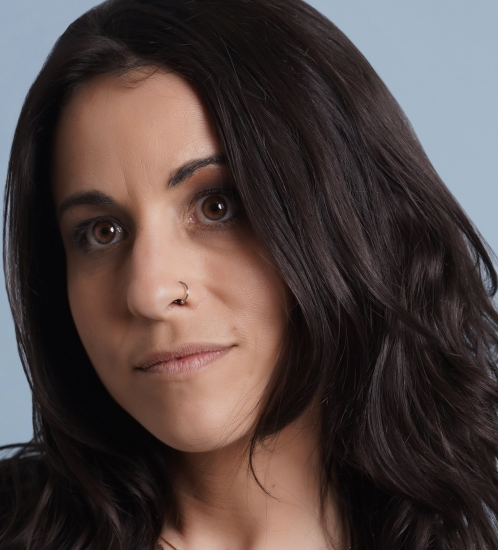
#> input picture demo/base.jpg, 996 x 1100 px, found by its file name (shown at 1/2 size)
$ python make_wide_retakes.py
#> lines starting #> are read from the running program, lines starting #| are printed output that depends on the picture
"""Pre-generate retakes with jitter scaled to the MEASURED real handheld range (README table), so the study can be rerun the moment API credits arrive.
Images only, no API. Output (local, git-ignored): demo_wide/. Shift up to 24% of width is impossible with a tight face crop, so shift is capped by the margin
(set MARGIN to the share of extra background around the face); zoom 0-15%, rotation +-5 deg, brightness +-8%."""
import glob, random, sys, os, numpy as np
from PIL import Image, ImageEnhance
os.makedirs('demo_wide', exist_ok=True)
for src in ['demo/base.jpg', 'demo/face1.jpg', 'demo/face10.jpg', 'demo/face21.jpg', 'demo/face28.jpg']:
    base = Image.open(src).convert('RGB'); W, H = base.size; tag = os.path.basename(src).split('.')[0]
#> further down, base is the input picture: PIL image 996x1100 RGB; mean R, G, B 80.2, 67, 64.7
#> after `W, H = base.size`: W = 996; H = 1100
    for i in range(6):
        r = random.Random(sum(map(ord, tag)) * 100 + i); s = 1 + r.uniform(0, .15); rot = r.uniform(-5, 5)
        im = base.rotate(rot, resample=Image.BICUBIC, expand=False, fillcolor=(128, 128, 128)); w, h = int(W / s), int(H / s)
        x = r.randint(0, W - w); y = r.randint(0, H - h); im = im.crop((x, y, x + w, y + h)).resize((W, H), Image.LANCZOS)
        im = ImageEnhance.Brightness(im).enhance(1 + r.uniform(-.08, .08))
        a = np.asarray(im).astype(np.float32) + np.random.RandomState(i).normal(0, 1.5, (H, W, 3)); Image.fromarray(np.clip(a, 0, 255).astype(np.uint8)).save(f'demo_wide/{tag}_wide_{i}.jpg', quality=88)
#> this loop made 6 passes
#> pass 1, `im = base.rotate(rot, resample=Image.BICUBIC, expand=False, fillcolor=`:
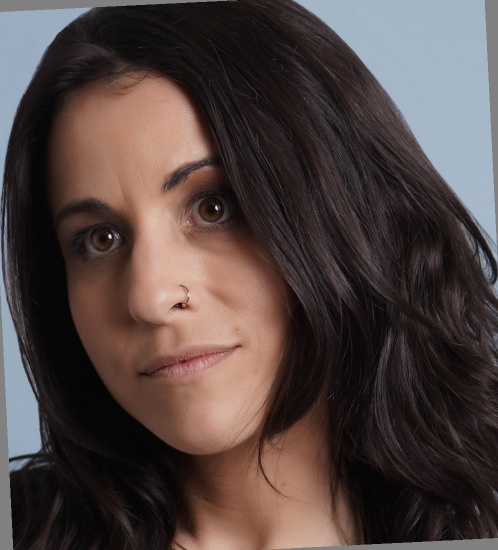
#> im: PIL image 996x1100 RGB (shown at 1/2 size); mean R, G, B 80.3, 67.1, 64.6
#> pass 1, `im = im.crop((x, y, x + w, y + h)).resize((W, H), Image.LANCZOS)`:
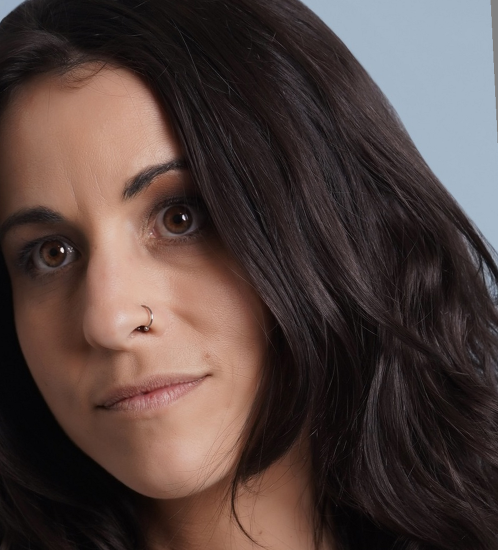
#> im: PIL image 996x1100 RGB (shown at 1/2 size); mean R, G, B 81.2, 65.4, 61.7
#> after the loop:
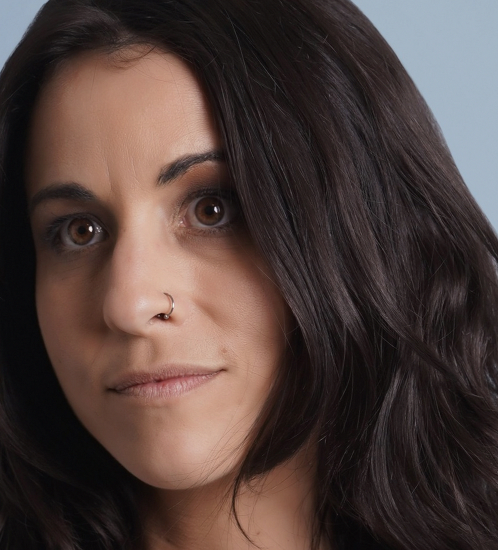
#> a: shape (1100, 996, 3) float64 (shown at 1/2 size); mean R, G, B 74.4, 58.5, 54.6; drawn with min black and max white
#> pass 2 of the loop `for src in ['demo/base.jpg', 'demo/face1.jpg', 'demo/face10.jpg', 'dem..`:
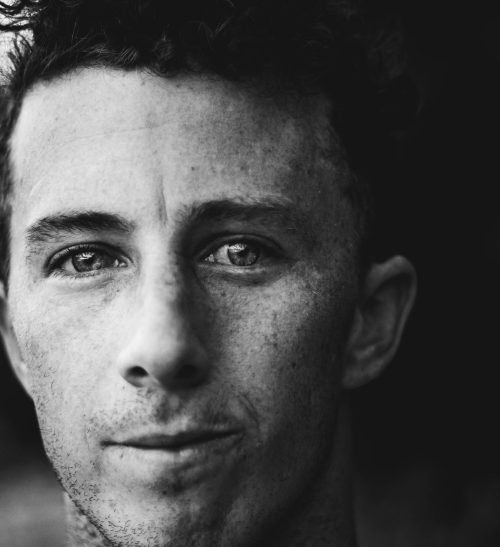
#> input picture demo/face1.jpg, 1000 x 1094 px, found by its file name (shown at 1/2 size)
#> base is the input picture: PIL image 1000x1094 RGB; min 11, max 253, mean 77.5
#> the loop `for i in range(6):` made 6 passes
#> (s, rot, w, h, x, y) on passes 1 to 6: (1, -2.38, 996, 1090, 4, 3), (1.14, -1.77, 877, 959, 69, 100), (1.11, 3.88, 904, 989, 36, 6), (1.02, -2.9, 981, 1074, 19, 2), (1.1, 0.775, 909, 994, 60, 66), (1.09, 4.86, 917, 1004, 17, 64)
#> pass 1, `im = im.crop((x, y, x + w, y + h)).resize((W, H), Image.LANCZOS)`:
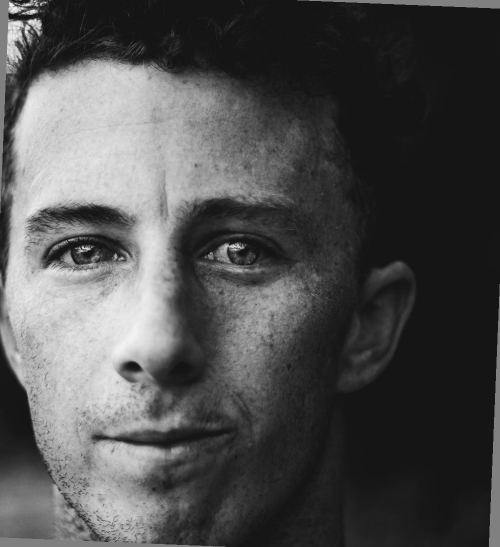
#> im: PIL image 1000x1094 RGB (shown at 1/2 size); min 8, max 252, mean 78.9
#> after the loop `for i in range(6):`:
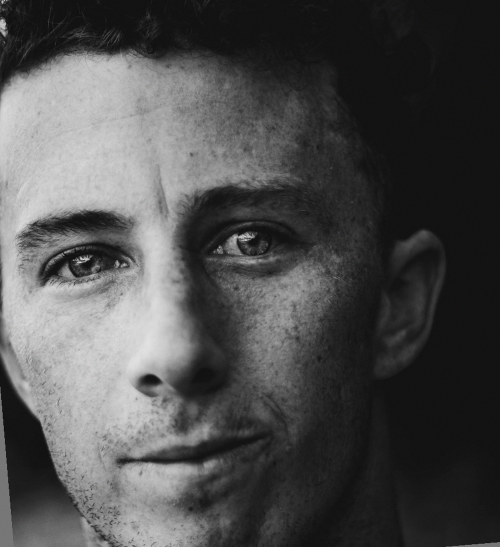
#> a: shape (1094, 1000, 3) float64 (shown at 1/2 size); mean R, G, B 77.9, 77.9, 77.9
#> pass 3 of the loop `for src in ['demo/base.jpg', 'demo/face1.jpg', 'demo/face10.jpg', 'dem..`:
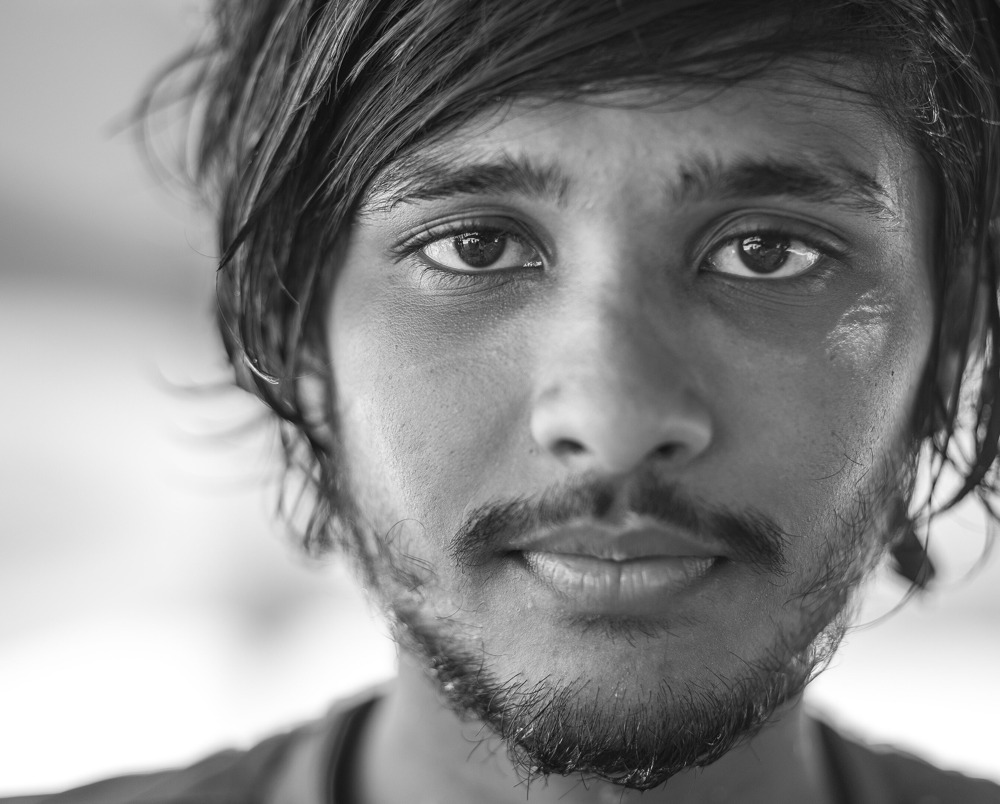
#> input picture demo/face10.jpg, 1000 x 804 px, found by its file name
#> base is the input picture: PIL image 1000x804 RGB; min 5, max 255, mean 135
#> the loop `for i in range(6):` made 6 passes
#> (s, rot, w, h, x, y) on passes 1 to 6: (1.11, -1.49, 897, 721, 93, 9), (1.06, 2.1, 945, 760, 53, 26), (1.08, -0.913, 923, 742, 13, 30), (1.12, -0.0612, 891, 716, 6, 19), (1.08, 4.07, 928, 746, 40, 1), (1.03, -2.17, 967, 778, 2, 2)
#> pass 1, `im = im.crop((x, y, x + w, y + h)).resize((W, H), Image.LANCZOS)`:
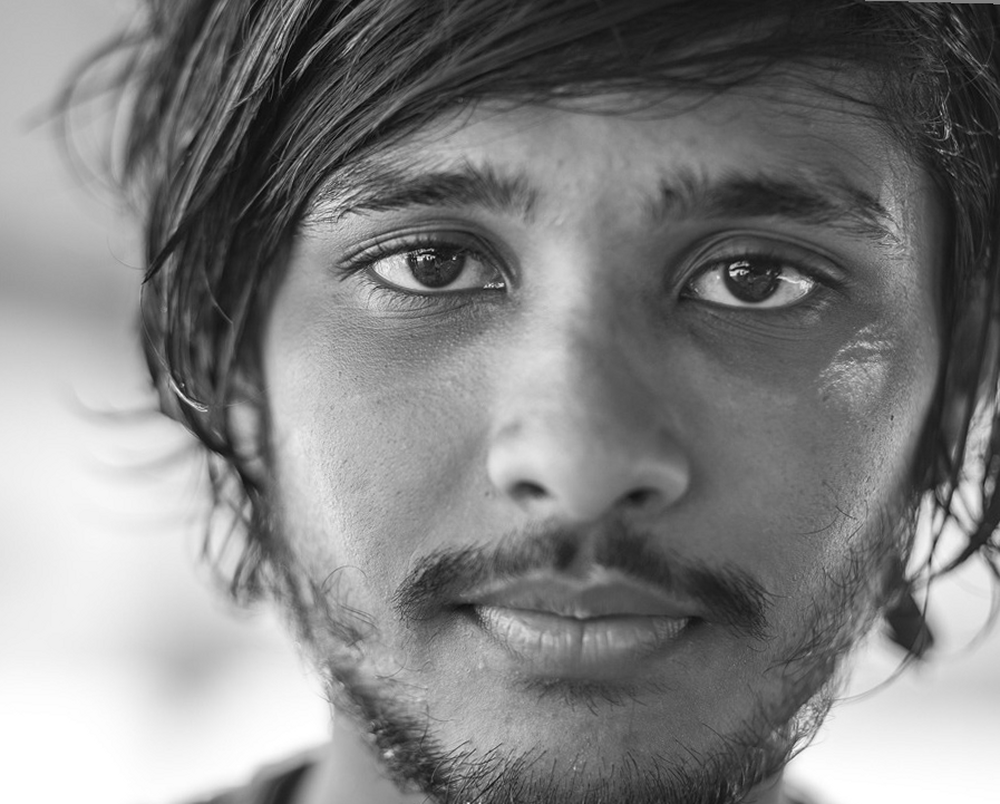
#> im: PIL image 1000x804 RGB; min 1, max 255, mean 129.4
#> after the loop `for i in range(6):`:
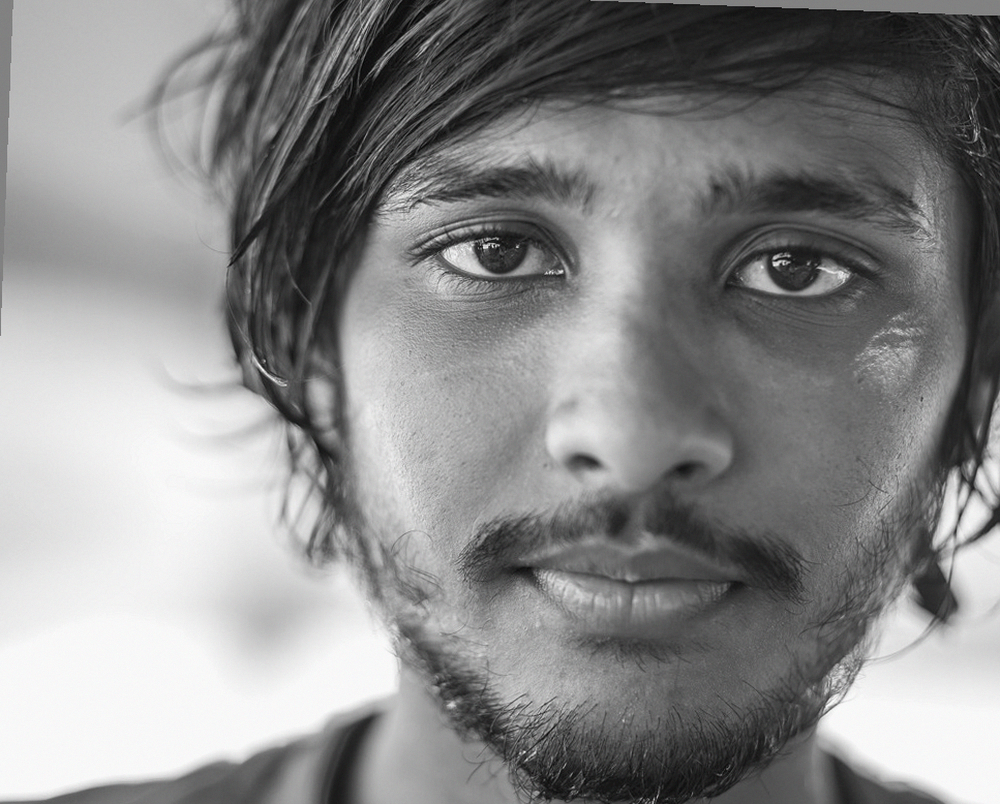
#> a: shape (804, 1000, 3) float64; mean R, G, B 141.2, 141.2, 141.2; drawn with min black and max white
#> the loop made 5 passes; the first 3 are shown
print(len(glob.glob('demo_wide/*.jpg')), 'images in demo_wide/ (not committed)')
